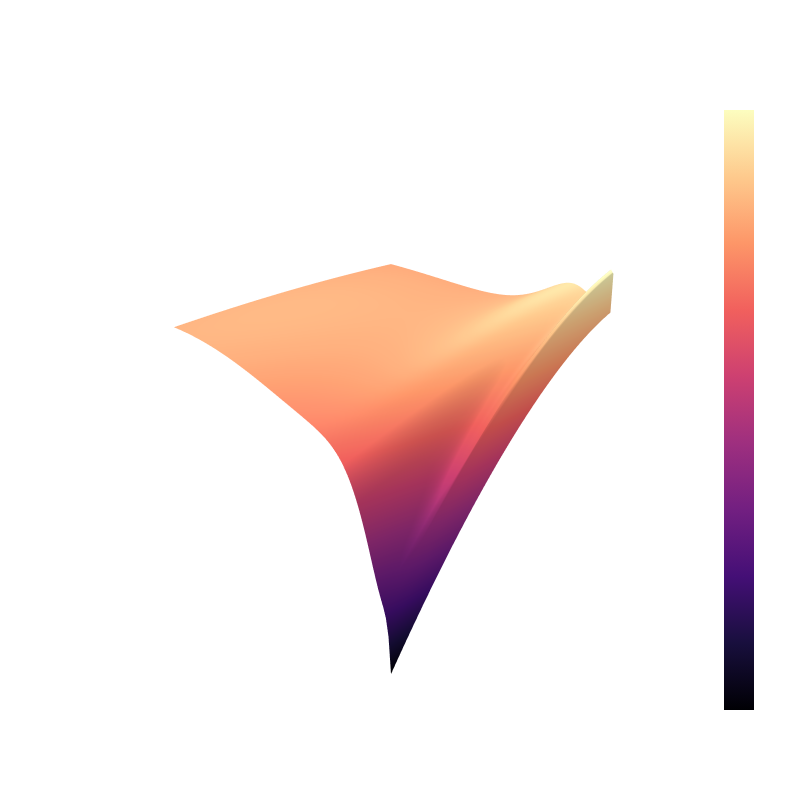

Here is the notebook cell this chart was saved with:
### Code cell
X = torch.linspace(-1, 1, 100).to(device)
T = torch.linspace(0, 1, 100).to(device)

Temp = np.zeros((len(X), len(T)))
for i in range(len(X)):
    x = X[i].view(-1, 1)
    for j in range(len(T)):
        t = T[j].view(-1, 1)
        temp = pinn.forward(x, t)
        Temp[i, j] = temp.item()

X, T = np.meshgrid(X.cpu().detach().numpy(), T.cpu().detach().numpy())
fig = go.Figure(data=[go.Surface(
    x=X,
    y=T,
    z=Temp,
    colorscale='magma'
)])
fig.update_layout(scene = dict(
    xaxis_title='X',
    yaxis_title='Time',
    zaxis_title='Temperature',
    xaxis_backgroundcolor="rgba(0, 0, 0, 0)",
    yaxis_backgroundcolor="rgba(0, 0, 0, 0)",
    zaxis_backgroundcolor="rgba(0, 0, 0, 0)"
    ),
                  scene_camera = dict(eye=dict(x=-1.5, y=-1.5, z=1.2)),
                  plot_bgcolor='rgba(0, 0, 0, 0)', paper_bgcolor= 'rgba(0, 0, 0, 0)', font_color="white",
                  width=800,
                  height=800
                  )
fig.show()

### Figure 1 — Plotly figure (JSON) as saved in the notebook; plotly's stock layout.template omitted (floating-point values rounded to 4 significant figures; data arrays with more than 128 entries replaced by an {"elided": "..."} marker saying what was removed)
{"data": [{"colorscale": [[0, "#000004"], [0.1111, "#180f3d"], [0.2222, "#440f76"], [0.3333, "#721f81"], [0.4444, "#9e2f7f"], [0.5556, "#cd4071"], [0.6667, "#f1605d"], [0.7778, "#fd9668"], [0.8889, "#feca8d"], [1, "#fcfdbf"]], "type": "surface", "x": {"elided": "100x100 float values"}, "y": {"elided": "100x100 float values"}, "z": {"elided": "100x100 float values"}}], "layout": {"font": {"color": "white"}, "height": 800, "paper_bgcolor": "rgba(0, 0, 0, 0)", "plot_bgcolor": "rgba(0, 0, 0, 0)", "scene": {"camera": {"eye": {"x": -1.5, "y": -1.5, "z": 1.2}}, "xaxis": {"backgroundcolor": "rgba(0, 0, 0, 0)", "title": {"text": "X"}}, "yaxis": {"backgroundcolor": "rgba(0, 0, 0, 0)", "title": {"text": "Time"}}, "zaxis": {"backgroundcolor": "rgba(0, 0, 0, 0)", "title": {"text": "Temperature"}}}, "width": 800}}
